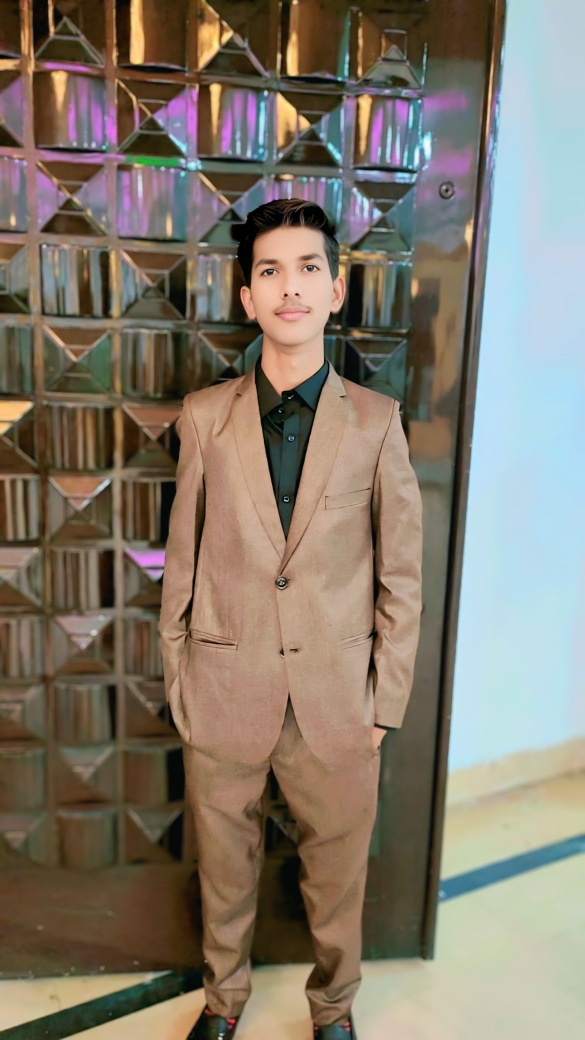
#> input picture Photos/my.jpg, 1755 x 3120 px (shown at 1/3 size)
$ python face_detect.py
#> lines starting #> are read from the running program, lines starting #| are printed output that depends on the picture; after the words box and inside, x2 and y2 are one past the last pixel; in counts of white or black regions, pixels touching at a corner belong together
import cv2 as cv


image= cv.imread('Photos/my.jpg')
#> image is the input picture: shape (3120, 1755, 3); mean B, G, R 107.6, 121.5, 130.8
def RescaleFrame(frame, scale=0.2):
#> called with scale = 0.2
    width= int(frame.shape[1]* scale)
#> width = 351
    height= int(frame.shape[0]* scale)
#> height = 624

    dimensions= (width, height)
#> dimensions = (351, 624)

    return cv.resize(frame, dimensions, interpolation=cv.INTER_AREA)
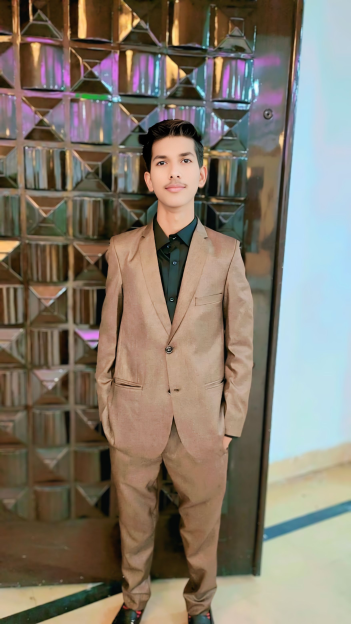
#> returned value: shape (624, 351, 3); mean of channels 0, 1, 2 107.6, 121.5, 130.8; drawn as B, G, R
resize= RescaleFrame(image)
#cv.imshow('Person', RescaleFrame(image))
gray= cv.cvtColor(resize, cv.COLOR_BGR2GRAY)
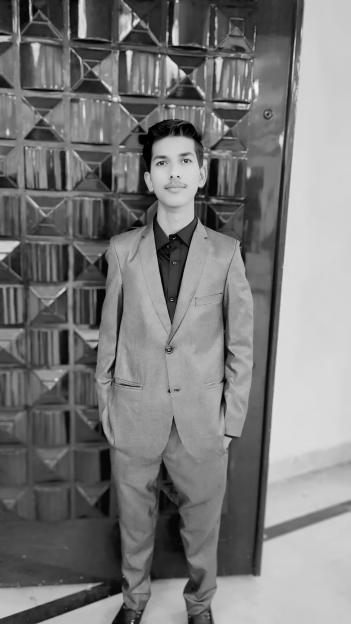
#> gray: shape (624, 351); min 0, max 251, mean 122.7
#cv.imshow('Gray', gray)

haar=cv.CascadeClassifier('haar_face.xml')
haar_rect= haar.detectMultiScale(gray,  scaleFactor=1.1, minNeighbors=3)
#> haar_rect = [[142, 137, 66, 66]]
print(f'No. of faces found= {len(haar_rect)}')
#| No. of faces found= 1

for (x,y,w,h) in haar_rect:
    cv.rectangle(resize,(x,y),(x+w,y+h), (0,255,0),thickness=2)
#> this loop made 1 pass
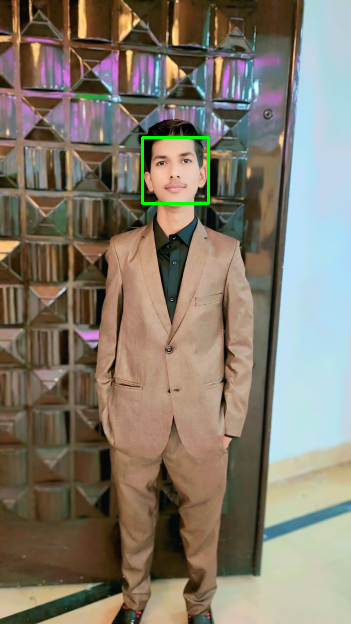
#> resize: shape (624, 351, 3); 0.36% of pixels changed, all inside (x1, y1, x2, y2) = (141, 136, 210, 205)
cv.imshow('Detected face', resize)

cv.waitKey(0)
cv.destroyAllWindows()

$ run again, with Photos/cat.jpg copied over Photos/my.jpg
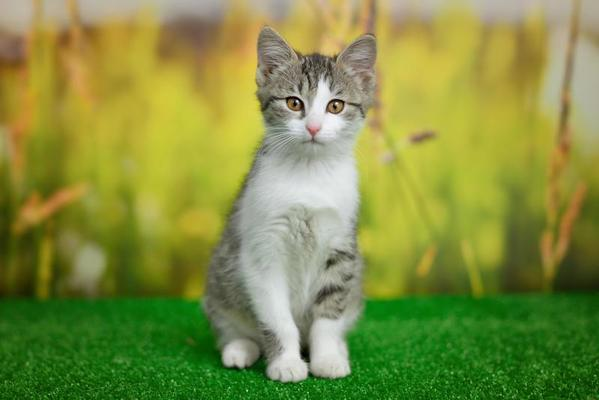
#> input picture Photos/cat.jpg, 599 x 400 px
#> image is the input picture: shape (400, 599, 3); mean B, G, R 66, 142.6, 129.7
#> in RescaleFrame, `return cv.resize(frame, dimensions, interpolation=cv.INTER_AREA)`:
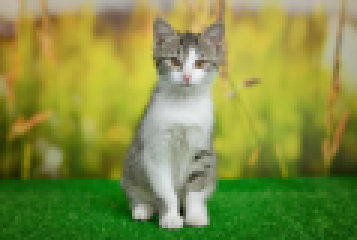
#> returned value: shape (80, 119, 3) (shown 3 times larger); mean of channels 0, 1, 2 66, 142.6, 129.7; drawn as B, G, R
#> `gray= cv.cvtColor(resize, cv.COLOR_BGR2GRAY)`:
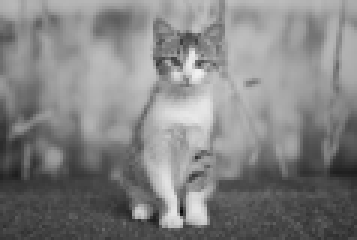
#> gray: shape (80, 119) (shown 3 times larger); min 11, max 240, mean 130
#> haar_rect = ()
#| No. of faces found= 0

$ run again, with Photos/mul.jpg copied over Photos/my.jpg
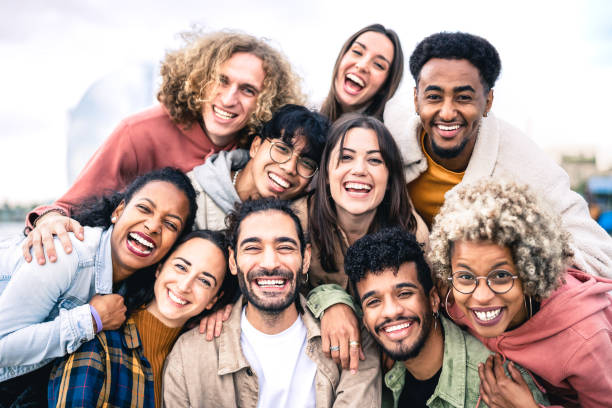
#> input picture Photos/mul.jpg, 612 x 408 px
#> image is the input picture: shape (408, 612, 3); mean B, G, R 156.2, 161.2, 181.9
#> in RescaleFrame, `return cv.resize(frame, dimensions, interpolation=cv.INTER_AREA)`:
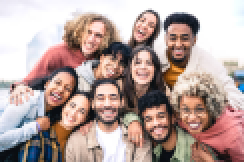
#> returned value: shape (81, 122, 3) (shown 2 times larger); mean of channels 0, 1, 2 156.2, 161.2, 181.9; drawn as B, G, R
#> `gray= cv.cvtColor(resize, cv.COLOR_BGR2GRAY)`:
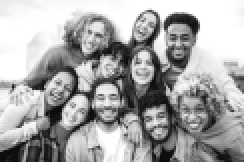
#> gray: shape (81, 122) (shown 2 times larger); min 12, max 255, mean 166.8
#> haar_rect = ()
#| No. of faces found= 0
